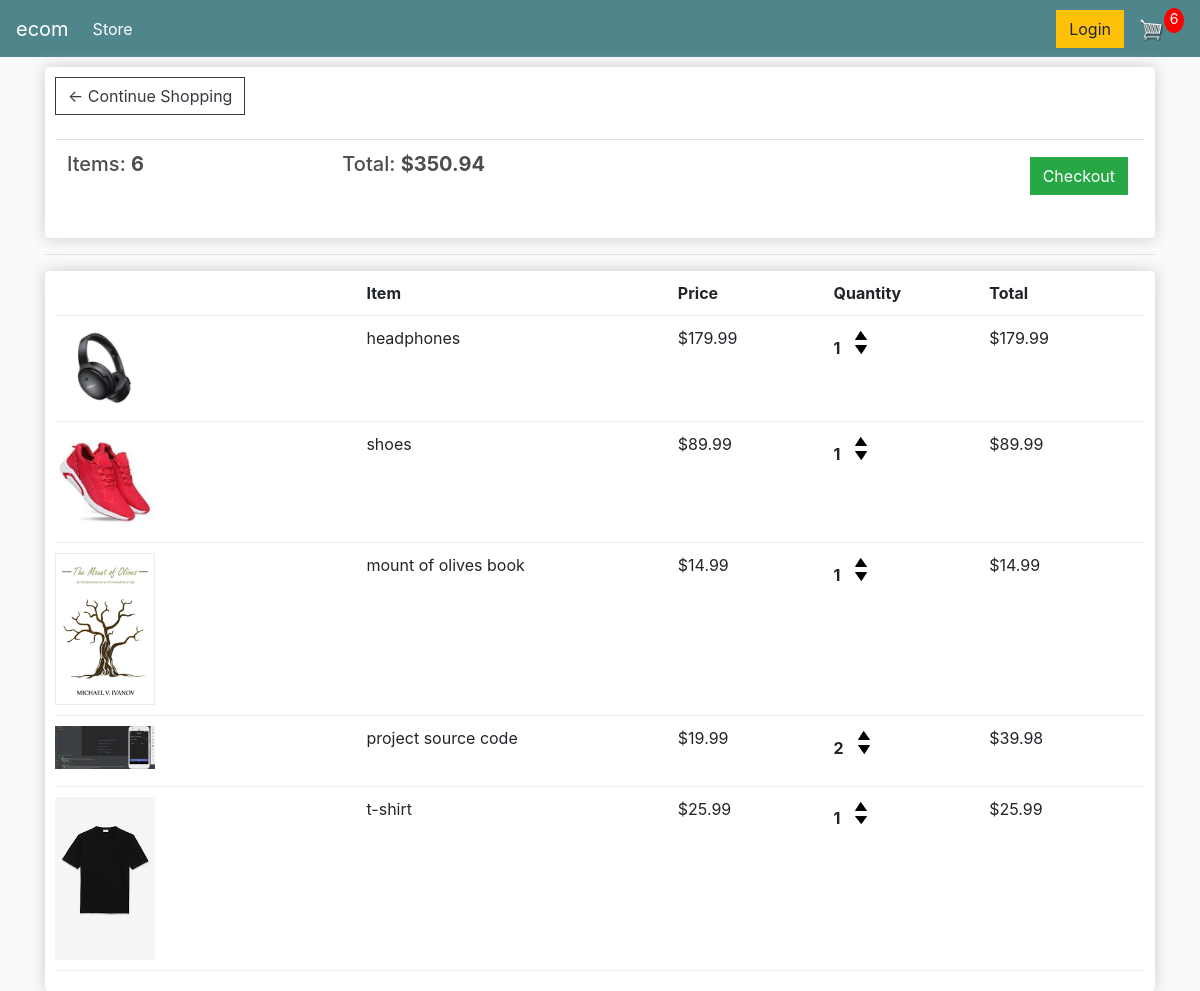
The app's page /cart/ (signed in), older data.
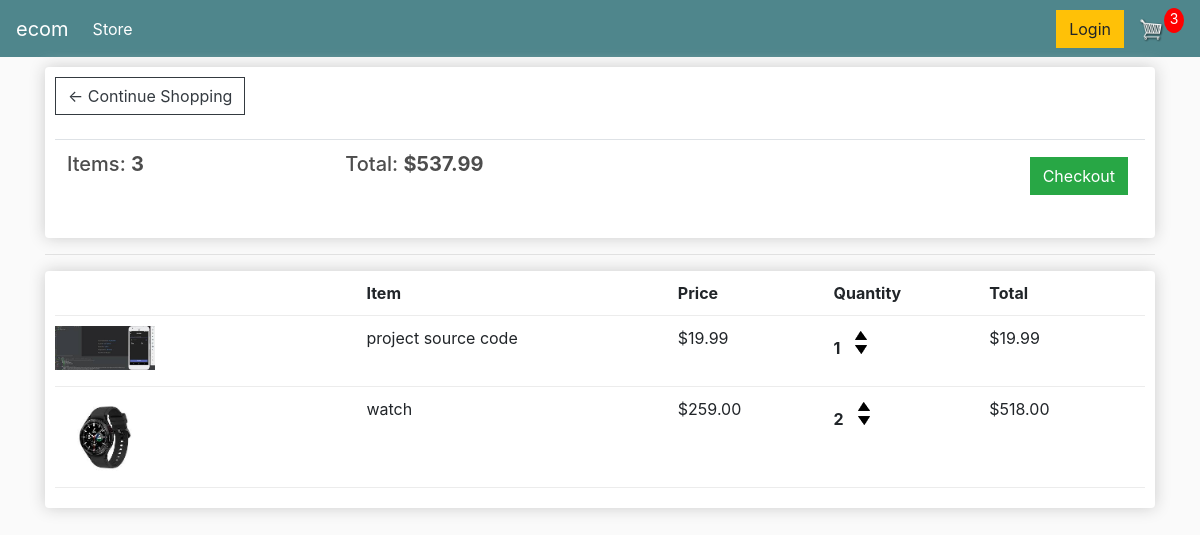
The same page, newer data.
### store/models.py (models this page shows, shortened)
class Order(models.Model):
    customer = models.ForeignKey(Customer, on_delete=models.SET_NULL, blank=True, null=True)
    date_order = models.DateTimeField(auto_now_add=True)
    complete = models.BooleanField(default=False, blank=True, null=True)
    transaction_id = models.CharField(max_length=200, null=True)
    @property
    def get_cart_total(self):
        order_items = self.orderitem_set.all()
        total = sum([item.get_total for item in order_items])
        return total
    @property
    def get_cart_items(self):
        order_items = self.orderitem_set.all()
        total = sum([item.quantity for item in order_items])
        return total

class OrderItem(models.Model):
    product = models.ForeignKey(Product, on_delete=models.SET_NULL, blank=True, null=True)
    order = models.ForeignKey(Order, on_delete=models.SET_NULL, blank=True, null=True)
    quantity = models.IntegerField(default=0, null=True, blank=True)
    date_added = models.DateTimeField(auto_now_add=True)
    @property
    def get_total(self):
        return self.quantity * self.product.price

class Product(models.Model):
    name = models.CharField(max_length=200, null=True)
    price = models.FloatField()
    digital = models.BooleanField(default=False, null=True, blank=True)
    image = models.ImageField(null=True, blank=True)
    def __str__(self):
        return self.name
    @property
    def image_url(self):
        try:
            url = self.image.url
        except:
            url = ''
        return url

### store/views.py (the view)
# urls.py: path('cart/', views.cart, name='cart'),
def cart(request):
    if request.user.is_authenticated:
        customer = request.user.customer
        order, created = models.Order.objects.get_or_create(customer=customer, complete=False)
        items = order.orderitem_set.all()
        cart_items = order.get_cart_items
    else:
        items = []
        order = {'get_cart_total': 0, 'get_cart_items': 0, 'shipping': False}
        cart_items = 0
    context = {'items': items, 'order': order, 'cartItems': cart_items}
    return render(request=request, template_name='store/cart.html', context=context)

### store/templates/store/cart.html
{% extends 'store/main.html' %}
{% load static %}
{% block content %}
    <div class="row">
        <div class="col-lg-12">
            <div class="box-element">
                <a href="{% url 'store' %}" class="btn btn-outline-dark">&#x2190; Continue Shopping</a>
                <br>
                <br>
                <table class="table">
                    <tr>
                        <th><h5>Items: <strong>{{ order.get_cart_items }}</strong></h5></th>
                        <th><h5>Total: <strong>${{ order.get_cart_total|floatformat:2 }}</strong></h5></th>
                        <th>
                            <a href="{% url 'checkout' %}" class="btn btn-success" style="float: right; margin: 5px">Checkout</a>
                        </th>
                    </tr>
                </table>
            </div>
            <hr>
            <div class="box-element">
                <div class="cart-row">
                    <div style="flex: 2"></div>
                    <div style="flex: 2"><strong>Item</strong></div>
                    <div style="flex: 1"><strong>Price</strong></div>
                    <div style="flex: 1"><strong>Quantity</strong></div>
                    <div style="flex: 1"><strong>Total</strong></div>
                </div>
                {% for item in items %}
                    <div class="cart-row">
                        <div style="flex: 2"><img src="{{ item.product.image_url }}" class="row-image" alt="">
                        </div>
                        <div style="flex: 2">{{ item.product }}</div>
                        <div style="flex: 1">${{ item.product.price|floatformat:2 }}</div>
                        <div style="flex: 1">
                            <p class="quantity">{{ item.quantity }}</p>
                            <div class="quantity">
                                <img src="{% static 'images/arrow-up.png' %}" alt="" class="chg-quantity update-cart" data-product="{{ item.product.id }}" data-action="add">
                                <img src="{% static 'images/arrow-down.png' %}" alt="" class="chg-quantity update-cart" data-product="{{ item.product.id }}" data-action="remove">
                            </div>
                        </div>
                        <div style="flex: 1">${{ item.get_total|floatformat:2 }}</div>
                    </div>
                {% endfor %}
            </div>
        </div>
    </div>
{% endblock %}

Row changes from the older to the newer data that the page shows:
removed OrderItem: product.image_url (picture), product "headphones", product.price "179.99", quantity "1", get_total "179.99"
removed OrderItem: product.image_url (picture), product "shoes", product.price "89.99", quantity "1", get_total "89.99"
removed OrderItem: product.image_url (picture), product "mount of olives book", product.price "14.99", quantity "1", get_total "14.99"
removed OrderItem: product.image_url (picture), product "t-shirt", product.price "25.99", quantity "1", get_total "25.99"
changed through a linked row, Order: get_cart_items "6" → "3"; get_cart_total "350.94" → "537.99"
changed OrderItem "project source code": quantity "2" → "1"; get_total "39.98" → "19.99"
added OrderItem: product.image_url (picture), product "watch", product.price "259.00", quantity "2", get_total "518.00"
Text that changed along with them:
{{ cartItems }}: "6" → "3"
